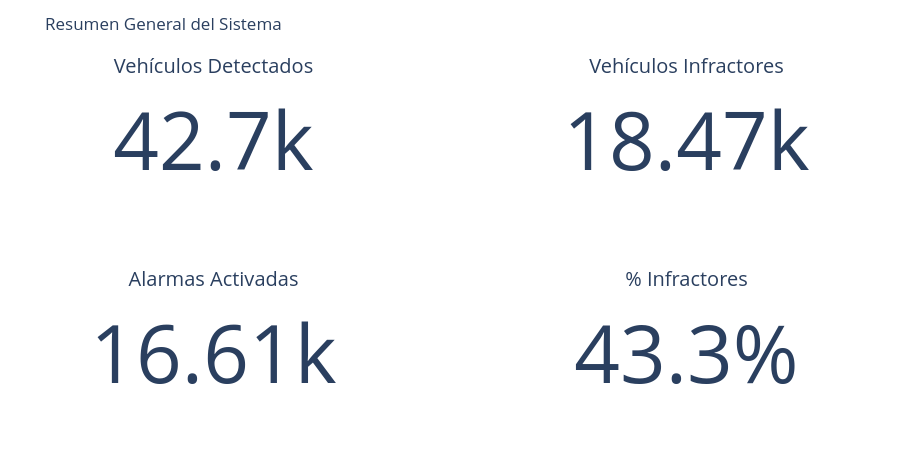

The notebook cell this image was saved under:
### Markdown cell above
Un KPI (Key Performance Indicator o Indicador Clave de Desempeño) es una métrica cuantificable que evalúa el éxito y el progreso de una organización, campaña o proceso hacia sus objetivos estratégicos.

### Code cell
#  Dashboard de KPIs

# Crear subplots 2x2 tipo indicadores
fig = make_subplots(
    rows=2, cols=2,
    specs=[
        [{"type": "indicator"}, {"type": "indicator"}],
        [{"type": "indicator"}, {"type": "indicator"}]
    ]
)

# KPI 1
fig.add_trace(go.Indicator(
    mode="number",
    value=total_vehiculos,
    title={"text": "Vehículos Detectados"}
), row=1, col=1)

# KPI 2
fig.add_trace(go.Indicator(
    mode="number",
    value=total_infractores,
    title={"text": "Vehículos Infractores"}
), row=1, col=2)

# KPI 3
fig.add_trace(go.Indicator(
    mode="number",
    value=total_alarmas,
    title={"text": "Alarmas Activadas"}
), row=2, col=1)

# KPI 4
fig.add_trace(go.Indicator(
    mode="number",
    value=porcentaje_infractores,
    number={"suffix": "%"},
    title={"text": "% Infractores"}
), row=2, col=2)

# Layout final
fig.update_layout(
    height=450,
    title="Resumen General del Sistema",
    margin=dict(t=60, b=20, l=20, r=20)
)

fig.show()

### Figure 1 — Plotly figure (JSON) as saved in the notebook; plotly's stock layout.template omitted (floating-point values rounded to 4 significant figures)
{"data": [{"domain": {"x": [0, 0.45], "y": [0.575, 1]}, "mode": "number", "title": {"text": "Vehículos Detectados"}, "type": "indicator", "value": 42681}, {"domain": {"x": [0.55, 1], "y": [0.575, 1]}, "mode": "number", "title": {"text": "Vehículos Infractores"}, "type": "indicator", "value": 18469}, {"domain": {"x": [0, 0.45], "y": [0, 0.425]}, "mode": "number", "title": {"text": "Alarmas Activadas"}, "type": "indicator", "value": 16610}, {"domain": {"x": [0.55, 1], "y": [0, 0.425]}, "mode": "number", "number": {"suffix": "%"}, "title": {"text": "% Infractores"}, "type": "indicator", "value": 43.27}], "layout": {"height": 450, "margin": {"b": 20, "l": 20, "r": 20, "t": 60}, "title": {"text": "Resumen General del Sistema"}}}
